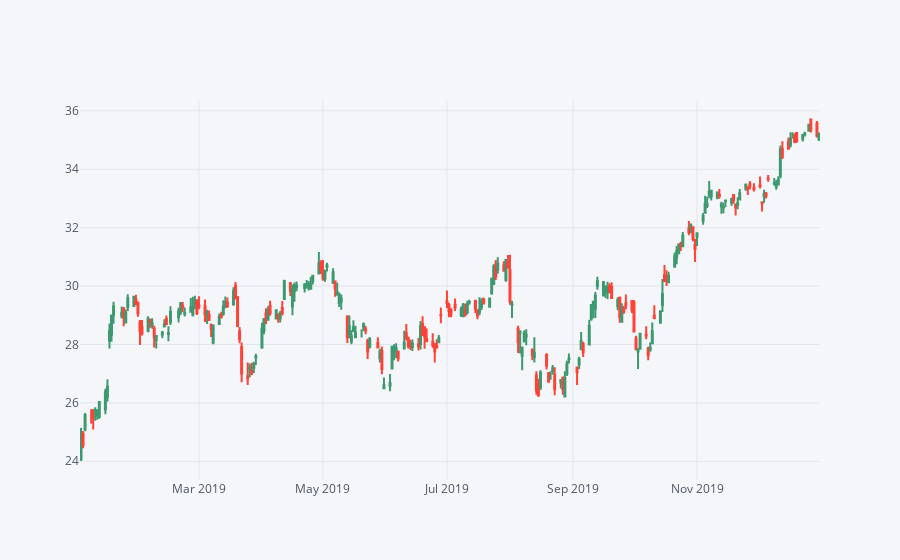

Source (notebook cell):
### Code cell
#Use .iplot(kind='candle) to create a candle plot of Bank of America's 
#stock from Jan 1st 2019 to Jan 1st 2020.

bac15=BAC[['Open','High','Low','Close']].loc['2019-01-01':'2020-01-01']
bac15.iplot(kind='candle')

### Figure 1 — Plotly figure (JSON) as saved in the notebook; plotly's stock layout.template omitted (floating-point values rounded to 4 significant figures; data arrays with more than 128 entries replaced by an {"elided": "..."} marker saying what was removed)
{"data": [{"close": {"elided": "252 float values"}, "high": {"elided": "252 float values"}, "low": {"elided": "252 float values"}, "open": {"elided": "252 float values"}, "showlegend": false, "type": "candlestick", "x": {"elided": "252 str values"}, "yaxis": "y2"}], "layout": {"legend": {"bgcolor": "#F5F6F9", "font": {"color": "#4D5663"}}, "paper_bgcolor": "#F5F6F9", "plot_bgcolor": "#F5F6F9", "title": {"font": {"color": "#4D5663"}}, "xaxis": {"gridcolor": "#E1E5ED", "rangeslider": {"visible": false}, "showgrid": true, "tickfont": {"color": "#4D5663"}, "title": {"font": {"color": "#4D5663"}, "text": ""}, "zerolinecolor": "#E1E5ED"}, "yaxis": {"gridcolor": "#E1E5ED", "showgrid": true, "showticklabels": false, "tickfont": {"color": "#4D5663"}, "title": {"font": {"color": "#4D5663"}, "text": ""}, "zerolinecolor": "#E1E5ED"}, "yaxis2": {"gridcolor": "#E1E5ED", "showgrid": true, "tickfont": {"color": "#4D5663"}, "title": {"font": {"color": "#4D5663"}, "text": ""}, "zerolinecolor": "#E1E5ED"}}}
